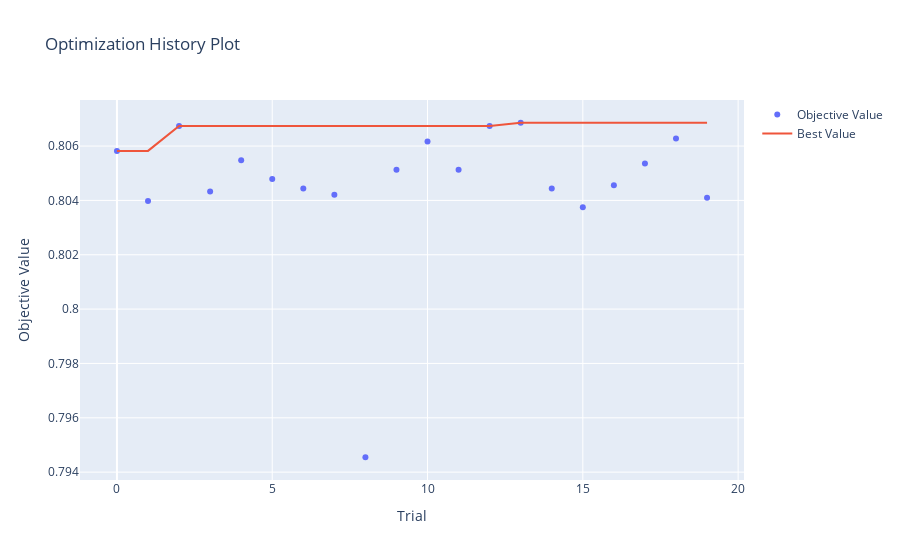

Notebook cell for this chart:
### Code cell
optuna.visualization.plot_optimization_history(cat_roc_study)

### Figure 1 — Plotly figure (JSON) as saved in the notebook; plotly's stock layout.template omitted (floating-point values rounded to 4 significant figures)
{"data": [{"mode": "markers", "name": "Objective Value", "type": "scatter", "x": [0, 1, 2, 3, 4, 5, 6, 7, 8, 9, 10, 11, 12, 13, 14, 15, 16, 17, 18, 19], "y": [0.8058, 0.804, 0.8067, 0.8043, 0.8055, 0.8048, 0.8044, 0.8042, 0.7945, 0.8051, 0.8062, 0.8051, 0.8067, 0.8069, 0.8044, 0.8038, 0.8046, 0.8054, 0.8063, 0.8041]}, {"name": "Best Value", "type": "scatter", "x": [0, 1, 2, 3, 4, 5, 6, 7, 8, 9, 10, 11, 12, 13, 14, 15, 16, 17, 18, 19], "y": [0.8058, 0.8058, 0.8067, 0.8067, 0.8067, 0.8067, 0.8067, 0.8067, 0.8067, 0.8067, 0.8067, 0.8067, 0.8067, 0.8069, 0.8069, 0.8069, 0.8069, 0.8069, 0.8069, 0.8069]}], "layout": {"title": {"text": "Optimization History Plot"}, "xaxis": {"title": {"text": "Trial"}}, "yaxis": {"title": {"text": "Objective Value"}}}}
